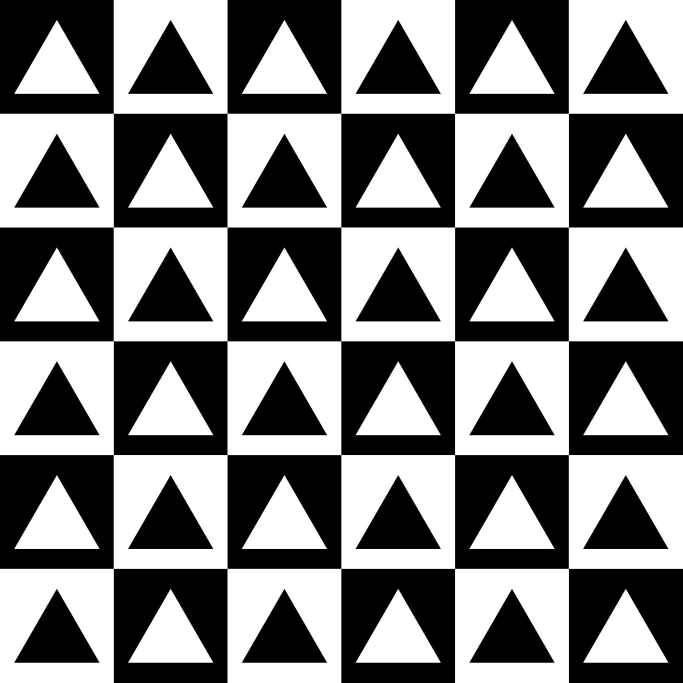
#> input picture images/chessboard-contrast-squares.jpg, 2048 x 2048 px (shown at 1/3 size)
$ python GDV_tutorial_16_empty.py
#> lines starting #> are read from the running program, lines starting #| are printed output that depends on the picture
# Corner detection on example image inspired by
# https://docs.opencv.org/4.5.3/dc/d0d/tutorial_py_features_harris.html

import numpy as np
import cv2


# display two images side by side
def show_images_side_by_side(img_A, img_B):
    cv2.imshow(window_name, np.concatenate((img_A, img_B), axis=1))


# TODO do a non-maximum suppression
def do_non_maxima_suppression(img, window_size):
    # loop over each pixel in the image and keep pixel only if
    # it is maximal in a window with window_size
    foo = 0  # TODO remove this line (it is just here that the script is running)


# load example image
img = cv2.imread('images/chessboard-contrast-squares.jpg', cv2.IMREAD_COLOR)
#> img is the input picture: shape (2048, 2048, 3); min 0, max 255, mean 127.6
# resize if needed
img = cv2.resize(img, None, fx=0.1, fy=0.1)
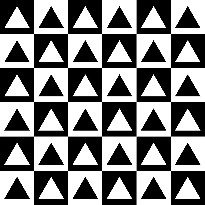
#> img: shape (205, 205, 3); min 0, max 255, mean 127.7

# define parameters for Harris corner detection
block_size = 2
ksize = 3
k = 0.04
# TODO create a greyscale image for the corner detection

# TODO convert to floating point image

# TODO harris corner detection using OpenCV method cornerHarris

# TODO run non-maximum suppression to find isolated corner points

# TODO dilate resulting image for increasing the corner size so that
# they become more visible than a single pixel

# TODO threshold for an optimal value, it may vary depending on the image
# and set corner pixels in the original image to a distinct color
# HINT: use something like "img[corner_img > threshold] = color" instead
# of a draw function to keep it simple

# create window
window_name = 'Corner demo'
cv2.namedWindow(window_name, cv2.WINDOW_GUI_NORMAL)

# show resulting images
# TODO replace second image with the corner response image
show_images_side_by_side(img, img)
#> in show_images_side_by_side, `cv2.imshow(window_name, np.concatenate((img_A, img_B), axis=1))`:
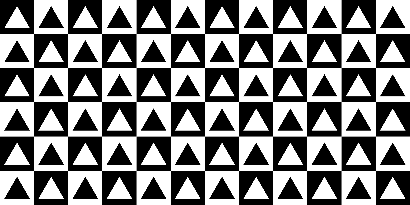
#> window 'Corner demo': shape (205, 410, 3); min 0, max 255, mean 127.7

# wait for key to be pressed and close all windows
cv2.waitKey(0)
cv2.destroyAllWindows()

$ run again, with images/blobtest.jpg copied over images/chessboard-contrast-squares.jpg
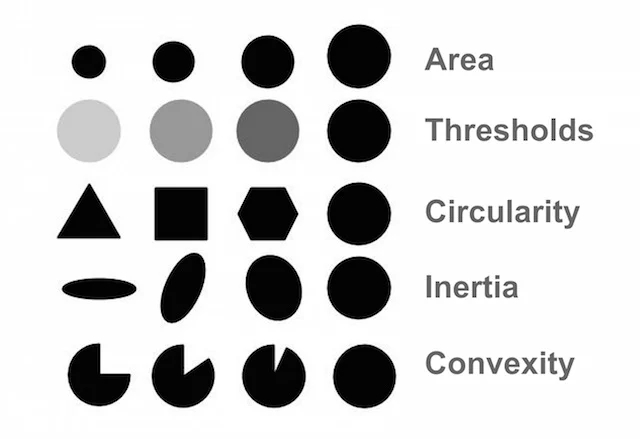
#> input picture images/blobtest.jpg, 640 x 439 px
#> img is the input picture: shape (439, 640, 3); min 0, max 255, mean 210.2
#> `img = cv2.resize(img, None, fx=0.1, fy=0.1)`:
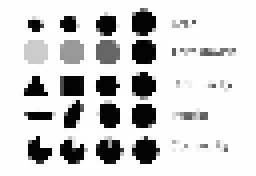
#> img: shape (44, 64, 3) (shown 4 times larger); min 1, max 255, mean 211
#> in show_images_side_by_side, `cv2.imshow(window_name, np.concatenate((img_A, img_B), axis=1))`:
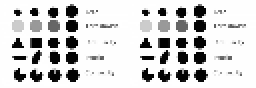
#> window 'Corner demo': shape (44, 128, 3) (shown 2 times larger); min 1, max 255, mean 211
